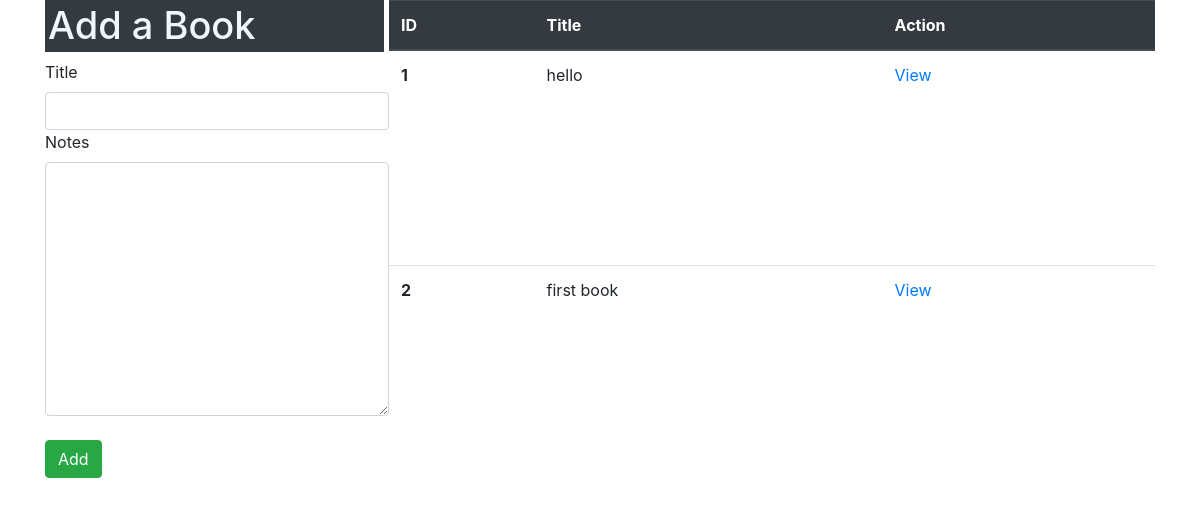
Before: / with the older database file.
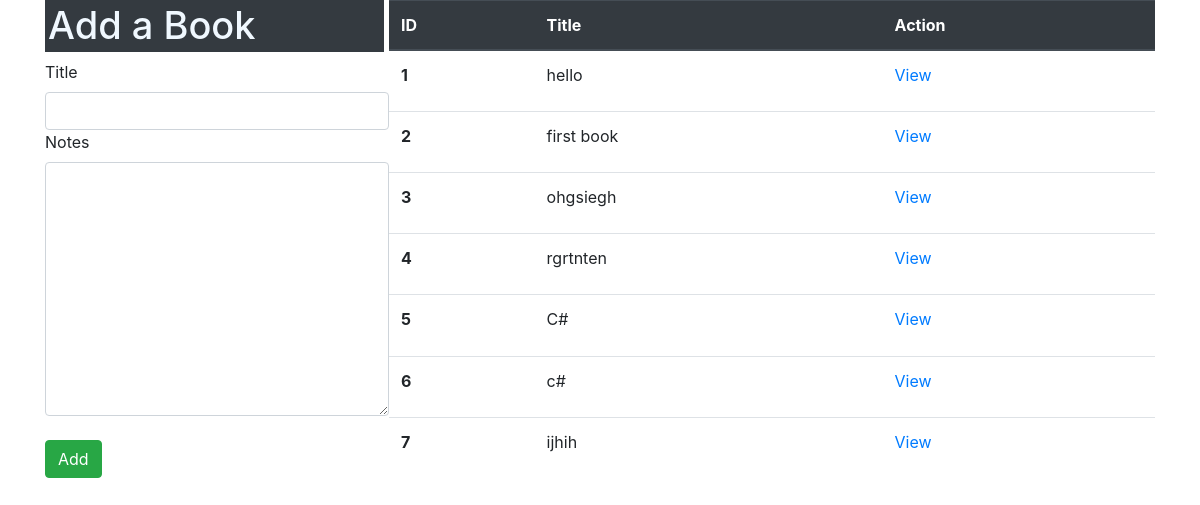
After: the same page with the newer database file.
### bookapp/models.py (models this page shows)
class Book(models.Model):
    title = models.CharField(max_length=255)
    desc = models.TextField()
    created_at = models.DateTimeField(auto_now_add=True)
    updated_at = models.DateTimeField(auto_now=True)

### bookapp/views.py (the view)
# urls.py: path('', views.index, name='index'),
def index(request):
    book_list = Book.objects.all()
    context = {
        "book_list_html": book_list
    }
    return render(request, "index.html", context)

### bookapp/templates/index.html (shortened to what this page needs)
<!DOCTYPE html>
<html lang="en">
<head>
    <link rel="stylesheet" href="https://stackpath.bootstrapcdn.com/bootstrap/4.3.1/css/bootstrap.min.css"
>
</head>
<body>
    <div class="container" style="display: flex">
        <form action="/new_book" method="post">
            <div class="form-group">
                <h1
                    style="border:solid 1px #343a40 ;background-color: #343a40;font-size: 39px; margin-right: 5px;color: aliceblue; padding: 2px;background-color: #343a40;font-size:38px">
                    Add a Book</h1>
                <label>Title</label>
                <input type="text" class="form-control" name="title">
                <label>Notes</label>
                <textarea class="form-control" name="desc" id="" cols="30" rows="10">
                </textarea>
                <br>
                <input type="submit" value="Add" class="btn btn-success">
            </div>
        </form>
        <table class="table" style="width: 70%">
            <thead class="thead-dark">
                <tr>
                    <th scope="col">ID</th>
                    <th scope="col">Title</th>
                    <th scope="col">Action</th>
                </tr>
            <tbody>
                    {% for book in book_list_html %}
                <tr>
                    <th scope="row">{{book.id}}</th>
                    <td>{{book.title}}</td>
                    <td><a href="/books/{{book.id}}">View</a></td>
                </tr>
                {% endfor %}
            </tbody>
            </thead>
        </table>
    </div>
</body>
</html>

Changed rows visible on the page:
added Book: id "3", title "ohgsiegh"
added Book: id "4", title "rgrtnten"
added Book: id "5", title "C#"
added Book: id "6", title "c#"
added Book: id "7", title "ijhih"
